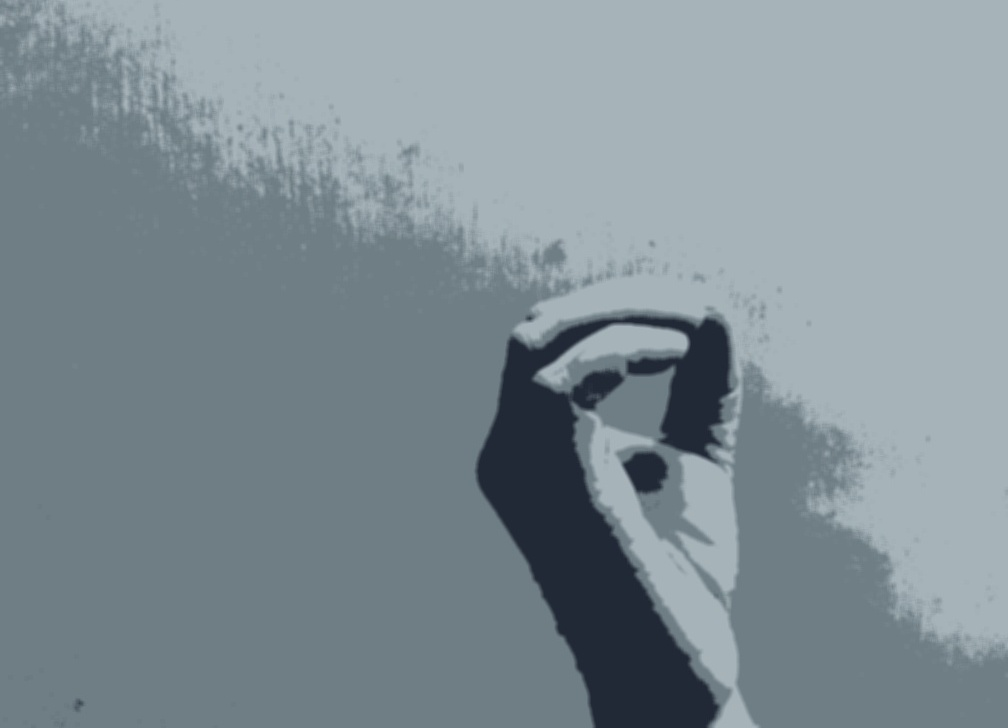
#> input picture Pipeline/Segmented Clustered Dataset/Gesture(0)/IMG1.jpg, 1008 x 728 px, found by its file name; its folder holds only this picture in this run
$ jupyter execute --allow-errors 'SVM Classification using HOG features.ipynb'
#> lines starting #> are read from the running program, lines starting #| are printed output that depends on the picture
[cell 1]
import numpy as np
import matplotlib.pyplot as plt
import os
import cv2
import random
from skimage import color
from skimage.feature import hog
from sklearn.model_selection import train_test_split
from sklearn.model_selection import cross_val_score
from sklearn import svm
from sklearn import metrics

[cell 2]
DATADIR = os.getcwd() + "\Pipeline\Segmented Clustered Dataset"
scale_percent = 25
CATEGORIES = ["Gesture(0)", "Gesture(1)", "Gesture(2)", "Gesture(3)", "Gesture(4)", "Gesture(5)", "Gesture(6)", "Gesture(7)", "Gesture(8)", "Gesture(9)"]
training_data = []

def create_training_data():
    for category in CATEGORIES:  # do dogs and cats

        path = os.path.join(DATADIR,category)  # create path to dogs and cats
        class_num = CATEGORIES.index(category)  # get the classification  (0 or a 1). 0=dog 1=cat

        for img in os.listdir(path):  # iterate over each image per dogs and cats
                img_array = cv2.imread(os.path.join(path,img))  # convert to array
#> img_array is the input picture: shape (728, 1008, 3); mean B, G, R 149.4, 142.4, 128.8
                #calculate the 50 percent of original dimensions
                gray = cv2.cvtColor(img_array, cv2.COLOR_BGR2GRAY)
                # dsize
                dsize = (300, 300)
                new_array = cv2.resize(gray, dsize)
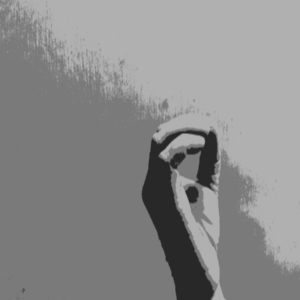
#> new_array: shape (300, 300); min 38, max 178, mean 139
                training_data.append([new_array, class_num])  # add this to our training_data
#> pass 2 of the loop in create_training_data, `for category in CATEGORIES:`:
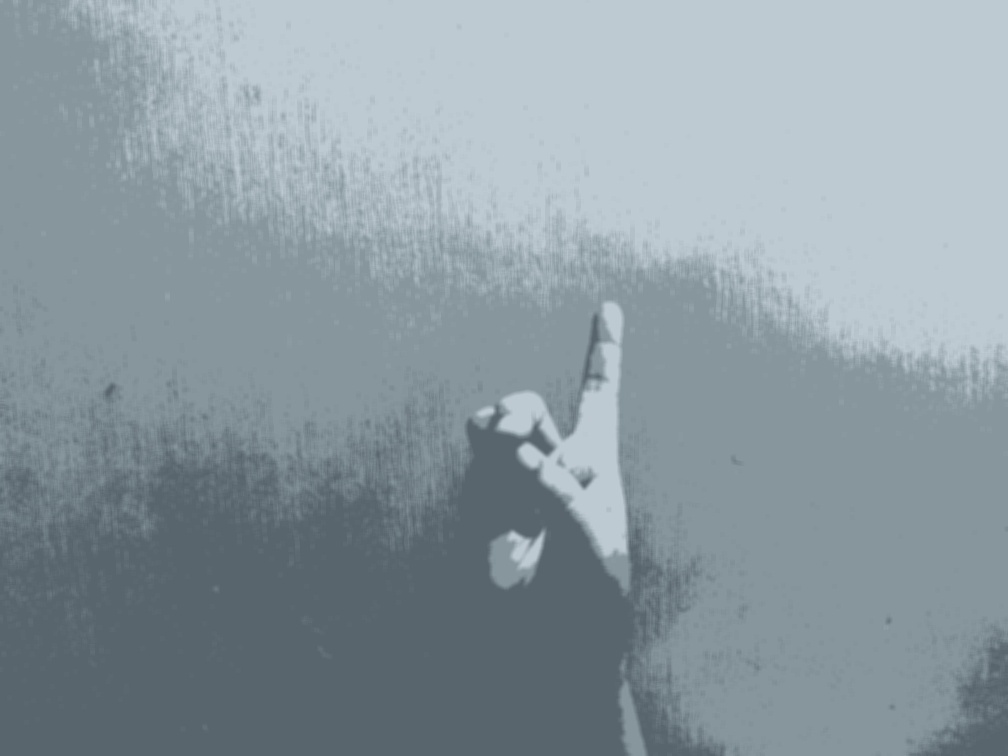
#> input picture Pipeline/Segmented Clustered Dataset/Gesture(1)/IMG565.jpg, 1008 x 756 px, found by its file name
#> in create_training_data, img_array is the input picture: shape (756, 1008, 3); mean B, G, R 161.5, 153.9, 140
#> gray: shape (756, 1008)
#> in create_training_data, `new_array = cv2.resize(gray, dsize)`:
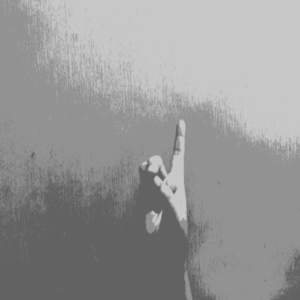
#> new_array: shape (300, 300); min 96, max 201, mean 150.4

#> (the rest of this cell did not finish here and is left out)

[cell 3]
random.shuffle(training_data)
ppc = 16
hog_images = []
hog_features = []
labels = []

for gray,label in training_data:
    fd, hog_image = hog(gray, orientations=8, pixels_per_cell=(16, 16), cells_per_block=(4, 4), visualize=True)
    hog_features.append(fd)
    labels.append(label)
#> this loop made 2 passes
#> label on passes 1 to 2: 0, 1
#> pass 1, `fd, hog_image = hog(gray, orientations=8, pixels_per_cell=(16, 16), ce..`:
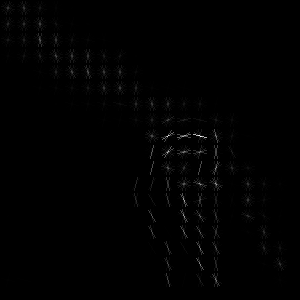
#> hog_image: shape (300, 300) float64; min 0, max 34.19, mean 0.2; drawn with min black and max white
#> pass 2, `fd, hog_image = hog(gray, orientations=8, pixels_per_cell=(16, 16), ce..`:
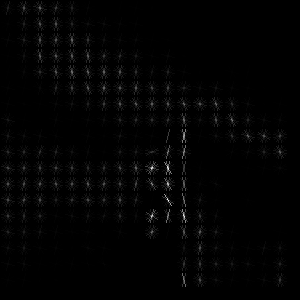
#> hog_image: shape (300, 300) float64; min 0, max 17.23, mean 0.199; drawn with min black and max white
#> after the loop, hog_features = 2 items; labels = [0, 1]

hog_features = np.array(hog_features)
labels = np.array(labels)
